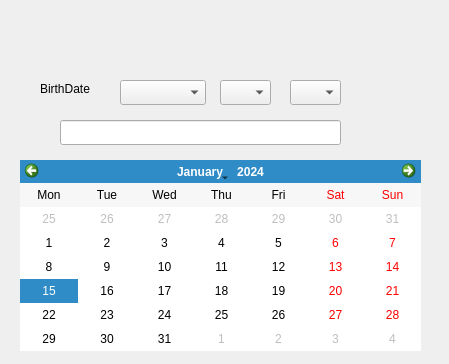
<?xml version="1.0" encoding="UTF-8"?>
<ui version="4.0">
 <class>Dialog</class>
 <widget class="QDialog" name="Dialog">
  <property name="geometry">
   <rect>
    <x>0</x>
    <y>0</y>
    <width>449</width>
    <height>364</height>
   </rect>
  </property>
  <property name="windowTitle">
   <string>Dialog</string>
  </property>
  <widget class="QComboBox" name="cbDay">
   <property name="geometry">
    <rect>
     <x>290</x>
     <y>80</y>
     <width>51</width>
     <height>25</height>
    </rect>
   </property>
  </widget>
  <widget class="QLabel" name="label">
   <property name="geometry">
    <rect>
     <x>40</x>
     <y>80</y>
     <width>67</width>
     <height>17</height>
    </rect>
   </property>
   <property name="text">
    <string>BirthDate</string>
   </property>
  </widget>
  <widget class="QComboBox" name="cbMonth">
   <property name="geometry">
    <rect>
     <x>220</x>
     <y>80</y>
     <width>51</width>
     <height>25</height>
    </rect>
   </property>
  </widget>
  <widget class="QComboBox" name="cbYear">
   <property name="geometry">
    <rect>
     <x>120</x>
     <y>80</y>
     <width>86</width>
     <height>25</height>
    </rect>
   </property>
  </widget>
  <widget class="QLineEdit" name="lineEdit">
   <property name="geometry">
    <rect>
     <x>60</x>
     <y>120</y>
     <width>281</width>
     <height>25</height>
    </rect>
   </property>
   <property name="readOnly">
    <bool>true</bool>
   </property>
  </widget>
  <widget class="QCalendarWidget" name="calendarWidget">
   <property name="geometry">
    <rect>
     <x>20</x>
     <y>160</y>
     <width>401</width>
     <height>191</height>
    </rect>
   </property>
   <property name="verticalHeaderFormat">
    <enum>QCalendarWidget::NoVerticalHeader</enum>
   </property>
  </widget>
 </widget>
 <resources/>
 <connections/>
</ui>
